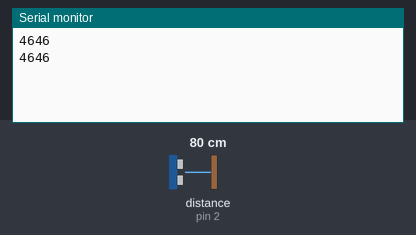
Recording of a sketch running on a simulated Arduino Uno, built with avr-gcc and run on an emulated ATmega328P. Shown: the last lines printed to the serial monitor. Wiring (inferred from the names in the program): ultrasonic range finder: trigger pin 3; echo pin 2. The inputs (shaded band) are chosen by the test bench; at power-on: distance to the obstacle (sensor on pin 2) 80 cm. The echo pulse lasts 58.3 µs per cm.

Above: at 1.8 s.
1.9 s: distance to the obstacle (sensor on pin 2) set to 2 cm
At 2.8 s:
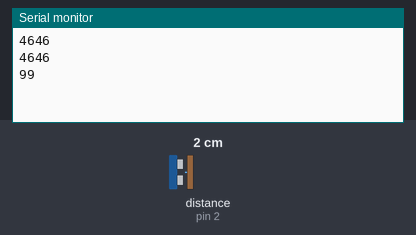
3.4 s: distance to the obstacle (sensor on pin 2) set to 4 cm
At 4.4 s:
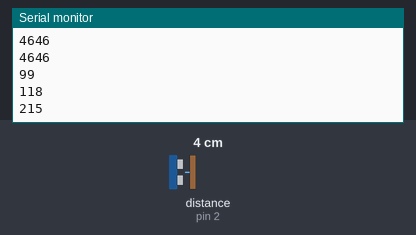
Timing chart, 0 to 6.4 s (numbered marks = the images above; inputs shaded):
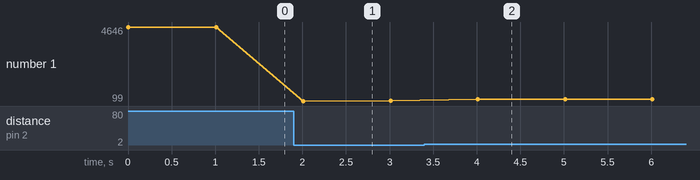

The sketch:

ultrasonic_distance.ino
```cpp
// Basic program for Ultrasonic Sensor HC-SR04
// Author: Hasham Muhammad
// HC-SR04 Ultrasound Sensor
// Connections: 5V -> 5V, GND -> GND, D2 -> Echo, D3 -> Trig
// You may need to install libraries via "Tools -> Manage Libraries"
// Revision: 22.6.24

#include <SoftwareSerial.h>

// Pin definitions
#define TRIGGER_PIN 3  // Arduino pin connected to HC-SR04 Trig
#define ECHO_PIN 2     // Arduino pin connected to HC-SR04 Echo

// SoftwareSerial for communication
SoftwareSerial ardunano(11, 12);

void setup() {
  // Initialize pins
  pinMode(TRIGGER_PIN, OUTPUT);
  pinMode(ECHO_PIN, INPUT);

  digitalWrite(TRIGGER_PIN, LOW); // Ensure trigger is LOW

  // Initialize Serial communication
  Serial.begin(9600);
  ardunano.begin(9600);
}

void loop() {
  int tof = getToF(); // Read time of flight
  Serial.print(tof, DEC);
  Serial.write('\n'); // Send newline
  delay(1000);        // Wait 1 second
}

/* Function: getToF
   Returns the time of flight (echo duration) in microseconds
*/
int getToF() {
  long time = 0;

  digitalWrite(TRIGGER_PIN, LOW);
  delayMicroseconds(3);

  noInterrupts();            // Disable interrupts for precise timing
  digitalWrite(TRIGGER_PIN, HIGH);
  delayMicroseconds(20);     // Trigger pulse of 20 microseconds
  digitalWrite(TRIGGER_PIN, LOW);

  time = pulseIn(ECHO_PIN, HIGH); // Measure echo time
  interrupts();                    // Re-enable interrupts

  return time;
}
```

Measured:
- after the input at 1.9 s, the serial monitor: prints a new line after 0.11 s (image 1)
- after the input at 3.4 s, the serial monitor: prints a new line after 0.61 s (image 2)
- plotted number 1: 4646 → 118 after the input at 1.9 s, 118 → 215 after the input at 3.4 s
